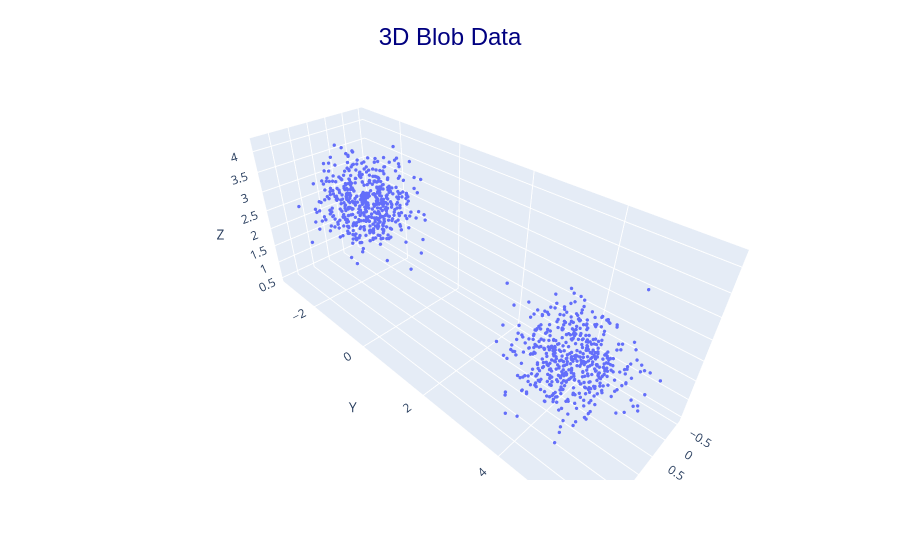

The cell this chart's notebook holds for it:
### Code cell
X_blobs_all, _=  make_blobs(centers=2,n_features=3, cluster_std=0.5, random_state=0, n_samples=2000)

X_blobs = X_blobs_all[:1000]
X_blobs_test = X_blobs_all[1000:]
plot3d([(X_blobs, "Blob Data"),], title="3D Blob Data")

### Figure 1 — Plotly figure (JSON) as saved in the notebook; plotly's stock layout.template omitted (floating-point values rounded to 4 significant figures; data arrays with more than 128 entries replaced by an {"elided": "..."} marker saying what was removed)
{"data": [{"marker": {"size": 2}, "mode": "markers", "name": "Blob Data", "type": "scatter3d", "x": {"elided": "1000 float values"}, "y": {"elided": "1000 float values"}, "z": {"elided": "1000 float values"}}], "layout": {"margin": {"t": 60}, "scene": {"xaxis": {"title": {"text": "X"}}, "yaxis": {"title": {"text": "Y"}}, "zaxis": {"title": {"text": "Z"}}}, "title": {"font": {"color": "navy", "family": "Arial", "size": 24}, "text": "3D Blob Data", "x": 0.5, "y": 0.95}}}
